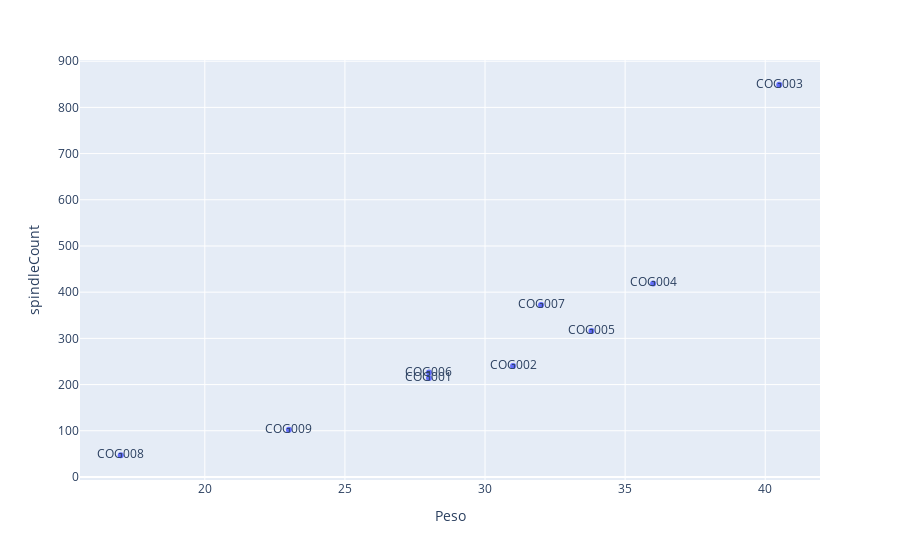

Notebook source saved alongside this figure:
### Code cell
#px.scatter(merged,x='Peso',y='spindleCount',trendline='lowess',trendline_options=dict(frac=0.8), trendline_color_override="green")
px.scatter(merged,x='Peso',y='spindleCount',text='Codigo')

### Figure 1 — Plotly figure (JSON) as saved in the notebook; plotly's stock layout.template omitted (floating-point values rounded to 4 significant figures)
{"data": [{"hovertemplate": "Peso=%{x}<br>spindleCount=%{y}<br>Codigo=%{text}<extra></extra>", "legendgroup": "", "marker": {"color": "#636efa", "symbol": "circle"}, "mode": "markers+text", "name": "", "orientation": "v", "showlegend": false, "text": ["COG001", "COG002", "COG003", "COG004", "COG005", "COG006", "COG007", "COG008", "COG009"], "type": "scatter", "x": [28, 31, 40.5, 36, 33.8, 28, 32, 17, 23], "xaxis": "x", "y": [214, 240, 849, 419, 316, 226, 372, 47, 102], "yaxis": "y"}], "layout": {"legend": {"tracegroupgap": 0}, "margin": {"t": 60}, "xaxis": {"anchor": "y", "domain": [0, 1], "title": {"text": "Peso"}}, "yaxis": {"anchor": "x", "domain": [0, 1], "title": {"text": "spindleCount"}}}}
